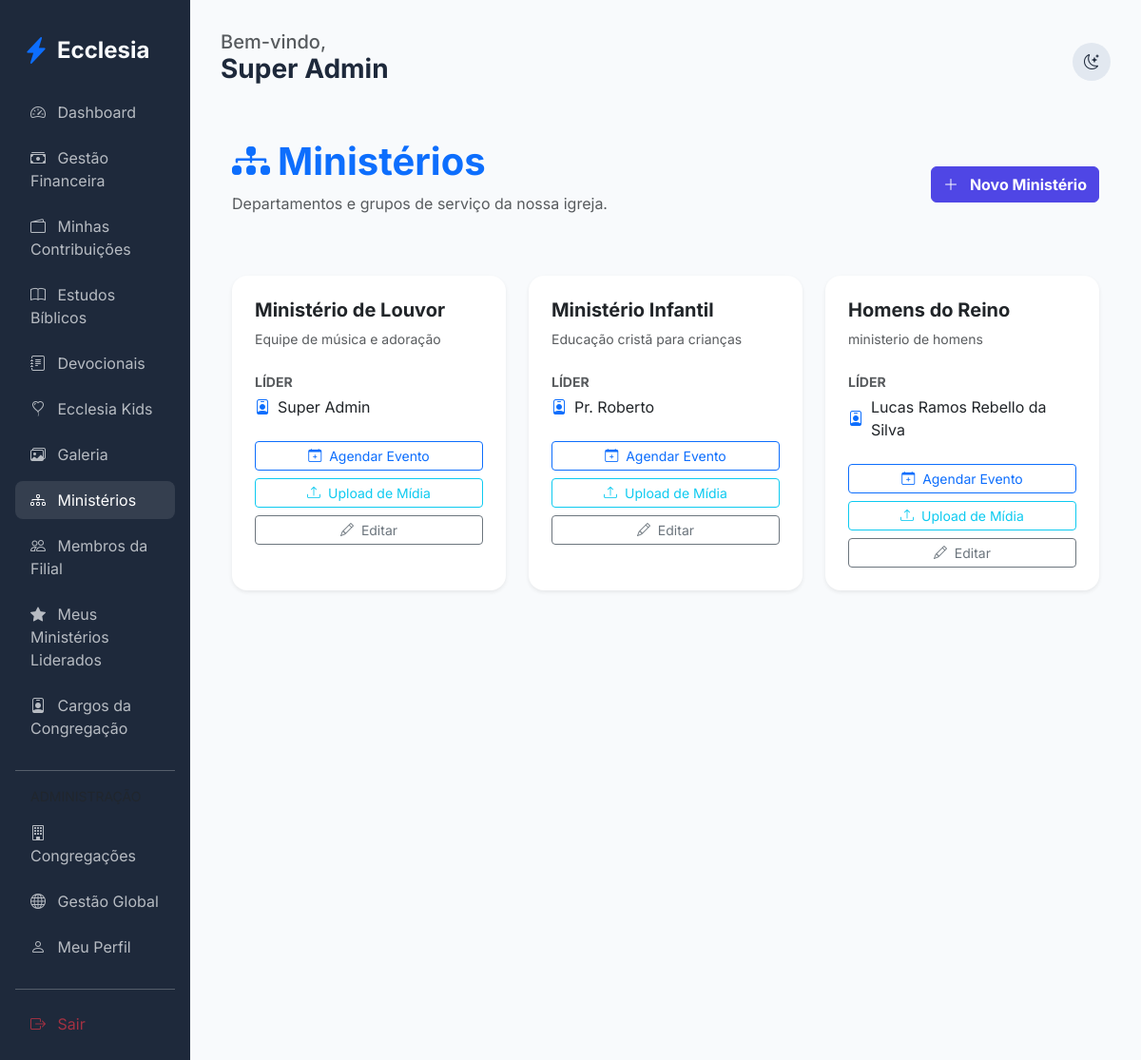
The page /members/ministries (signed in) on the database as committed earlier.
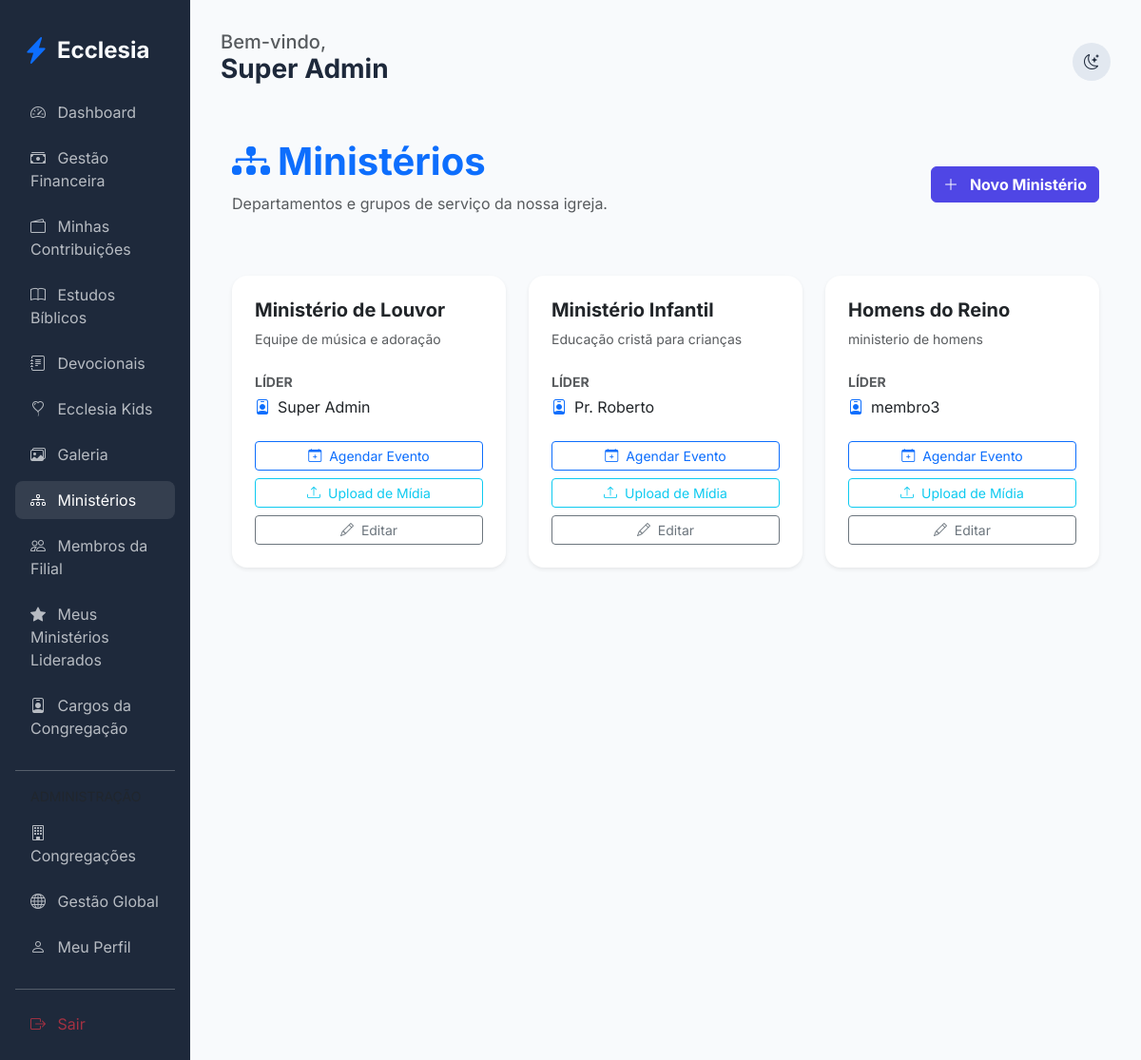
The same page on the database as committed later.
### app/core/models.py (models this page shows, shortened)
class Ministry(db.Model):
    id = db.Column(db.Integer, primary_key=True)
    name = db.Column(db.String(100), nullable=False)
    description = db.Column(db.Text)
    church_id = db.Column(db.Integer, db.ForeignKey('church.id'))
    leader_id = db.Column(db.Integer, db.ForeignKey('user.id'), nullable=True)
    events = db.relationship('Event', backref='ministry', lazy=True)
    leader = db.relationship('User', foreign_keys=[leader_id])
    transactions = db.relationship('MinistryTransaction', backref='ministry', lazy=True)

class User(db.Model, UserMixin):
    id = db.Column(db.Integer, primary_key=True)
    name = db.Column(db.String(100), nullable=False)
    email = db.Column(db.String(120), unique=True, nullable=False)
    password_hash = db.Column(db.String(128))
    birth_date = db.Column(db.Date)
    gender = db.Column(db.String(20))
    documents = db.Column(db.String(200)) # Flexível para diferentes países
    address = db.Column(db.Text)
    phone = db.Column(db.String(50))
    profile_photo = db.Column(db.String(255), nullable=True)
    status = db.Column(db.String(20), default='pending') # pending, active, rejected
    is_ministry_leader = db.Column(db.Boolean, default=False)
    church_id = db.Column(db.Integer, db.ForeignKey('church.id'))
    family_id = db.Column(db.Integer, db.ForeignKey('family.id'), nullable=True)
    church_role_id = db.Column(db.Integer, db.ForeignKey('church_role.id'), nullable=True)
    ministries = db.relationship('Ministry', secondary=member_ministries, backref=db.backref('members', lazy='dynamic'))
    can_manage_ministries = db.Column(db.Boolean, default=False)
    can_manage_media = db.Column(db.Boolean, default=False)
    can_publish_devotionals = db.Column(db.Boolean, default=False)
    can_approve_members = db.Column(db.Boolean, default=False)
    can_manage_finance = db.Column(db.Boolean, default=False)
    can_manage_kids = db.Column(db.Boolean, default=False)
    can_manage_events = db.Column(db.Boolean, default=False)

### app/modules/members/routes.py (the view)
@members_bp.route('/ministries')
@login_required
def list_ministries():
    if current_user.church_role and current_user.church_role.name == 'Administrador Global':
        ministries = Ministry.query.all()
    elif can_manage_ministries():
        ministries = Ministry.query.filter_by(church_id=current_user.church_id).all()
    else:
        ministries = current_user.ministries
    return render_template('members/ministries.html', ministries=ministries)

### app/templates/members/ministries.html
{% extends "base.html" %}
{% block content %}
<div class="container py-4">
    <div class="d-flex justify-content-between align-items-center mb-5">
        <div>
            <h1 class="fw-bold text-primary"><i class="bi bi-diagram-3-fill me-2"></i>Ministérios</h1>
            <p class="text-muted">Departamentos e grupos de serviço da nossa igreja.</p>
        </div>
        {% if current_user.can_manage_ministries or (current_user.church_role and current_user.church_role.name in ['Administrador Global', 'Pastor Líder']) %}
        <a href="{{ url_for('members.add_ministry') }}" class="btn btn-primary fw-bold">
            <i class="bi bi-plus-lg me-2"></i> Novo Ministério
        </a>
        {% endif %}
    </div>
    <div class="row g-4">
        {% for ministry in ministries %}
        <div class="col-md-6 col-lg-4">
            <div class="card h-100 border-0 shadow-sm">
                <div class="card-body p-4">
                    <h5 class="fw-bold mb-2">{{ ministry.name }}</h5>
                    <p class="text-muted small mb-4">{{ ministry.description }}</p>
                    <div class="mb-4">
                        <label class="small fw-bold text-muted d-block mb-1">LÍDER</label>
                        <div class="d-flex align-items-center">
                            <i class="bi bi-person-badge me-2 text-primary"></i>
                            <span>{{ ministry.leader.name if ministry.leader else 'Sem líder definido' }}</span>
                        </div>
                    </div>
                    <div class="d-grid gap-2">
                        {% if ministry.leader_id == current_user.id or current_user.can_manage_ministries or (current_user.church_role and current_user.church_role.name in ['Administrador Global', 'Pastor Líder']) %}
                        <a href="{{ url_for('members.add_ministry_event', id=ministry.id) }}" class="btn btn-sm btn-outline-primary">
                            <i class="bi bi-calendar-plus me-1"></i> Agendar Evento
                        </a>
                        <a href="{{ url_for('edification.upload_media', ministry_id=ministry.id) }}" class="btn btn-sm btn-outline-info">
                            <i class="bi bi-upload me-1"></i> Upload de Mídia
                        </a>
                        <a href="{{ url_for('members.edit_ministry', id=ministry.id) }}" class="btn btn-sm btn-outline-secondary">
                            <i class="bi bi-pencil me-1"></i> Editar
                        </a>
                        {% endif %}
                    </div>
                </div>
            </div>
        </div>
        {% else %}
        <div class="col-12 text-center py-5">
            <i class="bi bi-people fs-1 text-muted opacity-50 d-block mb-3"></i>
            <p class="text-muted">Nenhum ministério cadastrado.</p>
        </div>
        {% endfor %}
    </div>
</div>
{% endblock %}

Rows that differ between the two databases and show on the page:
changed Ministry "Homens do Reino": leader "Lucas Ramos Rebello da Silva" → "membro3"
